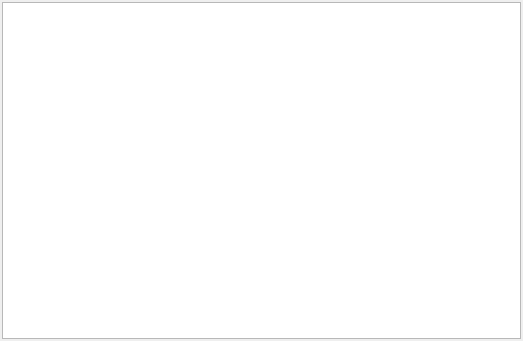
<?xml version="1.0" encoding="UTF-8"?>
<ui version="4.0">
 <class>PayView</class>
 <widget class="QWidget" name="PayView">
  <property name="geometry">
   <rect>
    <x>0</x>
    <y>0</y>
    <width>523</width>
    <height>341</height>
   </rect>
  </property>
  <property name="windowTitle">
   <string>Form</string>
  </property>
  <layout class="QVBoxLayout" name="verticalLayout">
   <property name="margin">
    <number>2</number>
   </property>
   <item>
    <widget class="EntityTable" name="table"/>
   </item>
  </layout>
 </widget>
 <customwidgets>
  <customwidget>
   <class>EntityTable</class>
   <extends>QTableView</extends>
   <header>widgets/entitytable.h</header>
  </customwidget>
 </customwidgets>
 <resources/>
 <connections/>
</ui>
